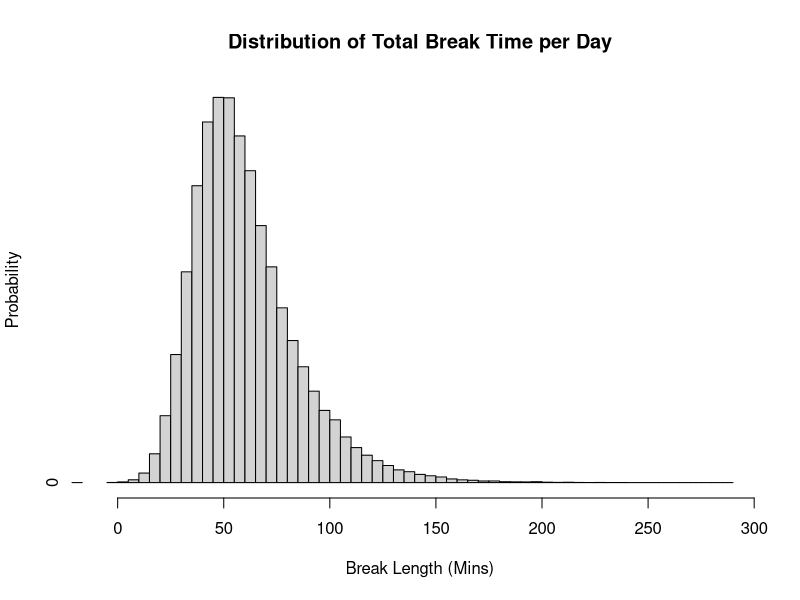
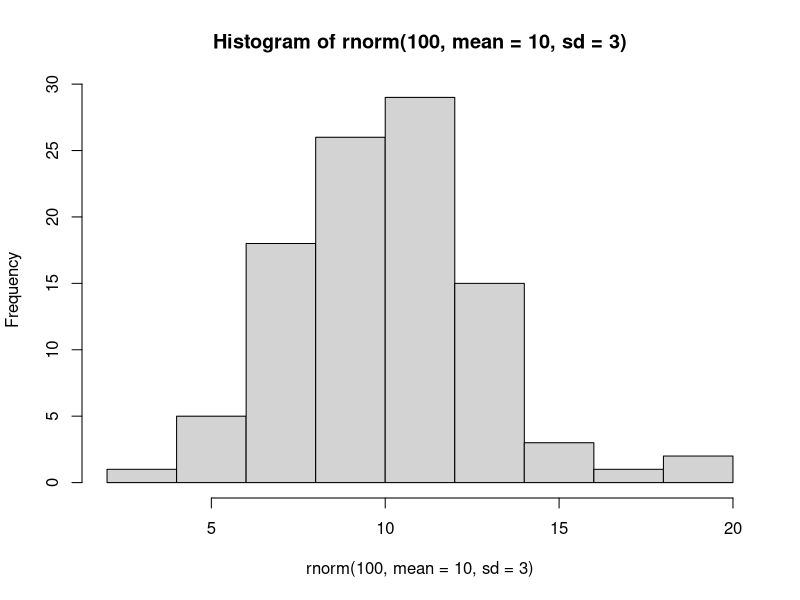

The R source for these figures, in order:
# 1 - Calculate actual probability from Ex. A, Q2
# below gives probability of 5 or less events (i.e. between 1 and 5)

(ppois(5, 4) - ppois(0, 4))

# 2 - use 95% CI equation to verify the 2.5% and 97.5% quantiles
#     from Ex.A, Q2, with n=1000. These were [0.740, 0.792]

p <- ppois(5, 4) - ppois(0, 4)
n <- 1000
estimator = rnorm(1, mean=p, sd=((p * (1 - p)) / n))
low_ci <- p - (1.96 * sqrt(((p * (1 - p)) / n)))
high_ci <- p + (1.96 * sqrt(((p * (1 - p)) / n)))
(ci <- c(low_ci, high_ci))

# The equation Eq7.1 gives [0.7597, 0.8106], so not too different.

# 3 - Three 6 sided dice, Three 8 sided dice and Two 12 sided dice.
#     Can model these binomially. A person picks a random die
#     and rolls it, then replaces, continuing until they've
#     rolled 5 dice. Assuming rolls are independent, what is 
#     the probability the total score over 5 rolls > 36?

five_rolls <- function(){
  total <- 0
  for (i in 1:5){
    dice <- sample(c(6, 6, 6, 8, 8, 8, 12, 12), 1, replace=TRUE)
    roll <- sample(1:dice, size=1, replace=TRUE)
    total = total + roll
  }
  return(total)
}

trials <- replicate(5000, five_rolls())
trials_filtered <- trials[trials >= 36]
(prob_36 <- length(trials_filtered) / length(trials))

# The probability is around 0.03

# 4 - See question for explanation - lilies in pond
# create x, y coords of lillies
# create list of lilly radii, uniformly dist. between 25 & 100
# Pick a random lily
# Run check that it doesn't overlap with another lily (distance (sqrt(x^2 + y^2)) > sum of two lily radii)

lily_overlap <- function(n_lil=10){
  x_lil <- runif(n_lil, min = 0, max = 5)
  y_lil <- runif(n_lil, min = 0, max = 4)
  r_lil <- runif(n_lil, min = 0.25, max = 1)
  rand_lil <- sample(1:10, size = 1)
  x1 <- x_lil[rand_lil]
  y1 <- y_lil[rand_lil]
  r1 <- r_lil[rand_lil]
  for (i in 1:10){
    if (i != rand_lil){
      x2 = x_lil[i]
      y2 = y_lil[i]
      r2 = r_lil[i]
      d = sqrt((x2-x1)**2 + (y2-y1)**2)
      if (d < (r1 + r2)){
        return(TRUE)
      }
    }
  }
  return(FALSE)
}

n_trials <- replicate(10^5, lily_overlap())
prob <- length(n_trials[n_trials == FALSE]) / length(n_trials)
cat('Probability of random lily NOT overlapping with another =', prob)

# 5 - HR problem; complex, see exercises for info
# a) The assumption of the normal distribution is fairly reasonable as it gives a distribution with values
#    ranging from around zero, up to an hour, centred around 30 minutes. The exponential functions are a
#    reasonable selection in terms of shape, but the extreme values included are not particularly sensible;
#    it's highly improbable anybody is spending > 100 minutes on their morning coffee break.
# b) The assumption of independence is unrealistic, as some employees likely take their lunch/breaks together,
#    meaning that the time taken by those people will be dependent on one another.
# c) By using Monte Carlo simulation and using the manager's choice of probability distributions above, 
#    draw a histogram of the probability distribution of the total combined time taken over lunch and 
#    both coffee breaks by the employees in the company.

one_employee <- function(){
  lunch <- rnorm(1, mean = 30, sd = 10)
  morn <- rexp(1, rate = (1 / 20))
  aft <- rexp(1, rate = (1 / 10))
  total <- lunch + morn + aft
  return(total)
}

n_employees <- replicate(10^5, one_employee())
h <- hist(n_employees, breaks = 100, plot=FALSE)
h$counts=h$counts/sum(h$counts)
plot(h, main = paste("Distribution of Total Break Time per Day"), ylab = "Probability", xlab = "Break Length (Mins)")

# d) We could look at the 95% confidence interval and ensure that the upper and lower bounds give the same
#    number to a certain amount of d.p. If the bounds are identical to 2 or 3 d.p., we can be fairly confident
#    that our estimate is reliable and we've used enough realisations.

# e) 10% of the employees take >90 minutes, so the distribution should be centred around 10 people. A standard
#    deviation of 3 seems appropriate, as when tested with high N, this gives the normal distribution a tail
#    which ends around 0.

hist(rnorm(100, mean = 10, sd = 3))

# f) If p = 0.08 was observed as probability based on n = 100 observations, the 95% CI is as follows:

upper <- 0.08 + (1.96 * (0.08 * (1 - 0.08))) / 100
lower <- 0.08 - (1.96 * (0.08 * (1 - 0.08))) / 100
cat("2.5% interval =", lower * 100, "employees")
cat("97.5% interval =", upper * 100, "employees")

# g) 2 out of 25 employees still gives p = 0.08 and would give the following CI. This is inappropriate due
#    due to the small value of n, as the CLT only applies when n is large.

upper <- 0.08 + (1.96 * (0.08 * (1 - 0.08))) / 25
lower <- 0.08 - (1.96 * (0.08 * (1 - 0.08))) / 25
cat("2.5% interval =", lower * 100, "employees")
cat("97.5% interval =", upper * 100, "employees")
